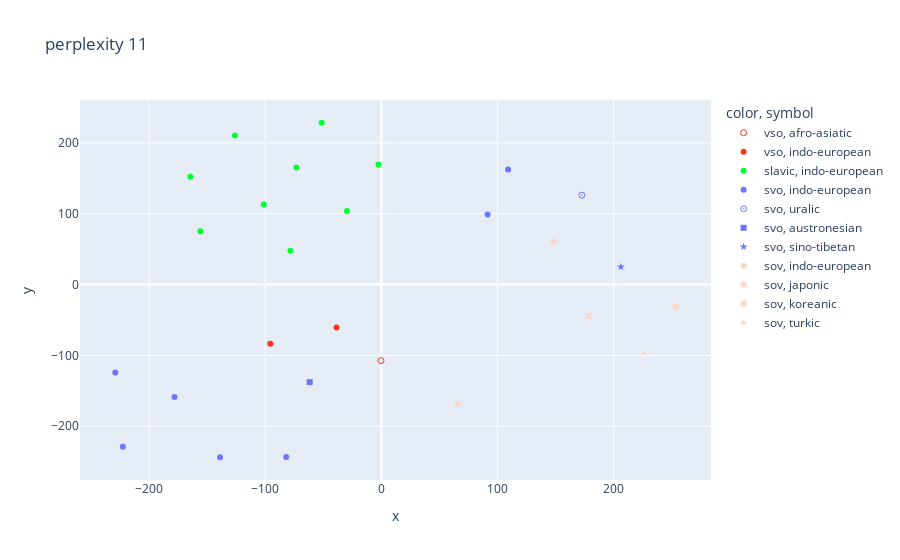

The notebook cell saved with this chart:
### Code cell
for p in range(11, 12):    
    X_embedded = TSNE(perplexity=p, metric='cosine', random_state=42).fit_transform(X)
    fig = px.scatter(x=X_embedded[:,0], y=X_embedded[:,1], color=[lang_types_dict[l] for l in langs], symbol=[families_dict[l] for l in langs], title=f"perplexity {p}", color_discrete_sequence=px.colors.qualitative.Light24, hover_data=[langs],
                                          symbol_sequence= ['circle-open', 'circle', 'circle-open-dot', 'square', 'diamond', 'x', 'triangle-up', 'star', 'cross-thin'])
    fig.show()

### Figure 1 — Plotly figure (JSON) as saved in the notebook; plotly's stock layout.template omitted (floating-point values rounded to 4 significant figures)
{"data": [{"customdata": [["ar"]], "hovertemplate": "color=vso<br>symbol=afro-asiatic<br>x=%{x}<br>y=%{y}<br>hover_data_0=%{customdata[0]}<extra></extra>", "legendgroup": "vso, afro-asiatic", "marker": {"color": "#FD3216", "symbol": "circle-open"}, "mode": "markers", "name": "vso, afro-asiatic", "orientation": "v", "showlegend": true, "type": "scatter", "x": [-0.3484], "xaxis": "x", "y": [-107.5], "yaxis": "y"}, {"customdata": [["cy"], ["ga"]], "hovertemplate": "color=vso<br>symbol=indo-european<br>x=%{x}<br>y=%{y}<br>hover_data_0=%{customdata[0]}<extra></extra>", "legendgroup": "vso, indo-european", "marker": {"color": "#FD3216", "symbol": "circle"}, "mode": "markers", "name": "vso, indo-european", "orientation": "v", "showlegend": true, "type": "scatter", "x": [-95.63, -38.6], "xaxis": "x", "y": [-83.69, -60.45], "yaxis": "y"}, {"customdata": [["be"], ["bg"], ["cs"], ["hr"], ["pl"], ["ru"], ["slk"], ["slv"], ["uk"]], "hovertemplate": "color=slavic<br>symbol=indo-european<br>x=%{x}<br>y=%{y}<br>hover_data_0=%{customdata[0]}<extra></extra>", "legendgroup": "slavic, indo-european", "marker": {"color": "#00FE35", "symbol": "circle"}, "mode": "markers", "name": "slavic, indo-european", "orientation": "v", "showlegend": true, "type": "scatter", "x": [-155.8, -78.36, -29.68, -101.2, -126.1, -73.19, -2.514, -164.5, -51.42], "xaxis": "x", "y": [75.08, 47.67, 103.8, 112.8, 210.4, 165.1, 169.5, 152.3, 228.4], "yaxis": "y"}, {"customdata": [["de"], ["en"], ["es"], ["fr"], ["lt"], ["lv"], ["nl"]], "hovertemplate": "color=svo<br>symbol=indo-european<br>x=%{x}<br>y=%{y}<br>hover_data_0=%{customdata[0]}<extra></extra>", "legendgroup": "svo, indo-european", "marker": {"color": "#6A76FC", "symbol": "circle"}, "mode": "markers", "name": "svo, indo-european", "orientation": "v", "showlegend": true, "type": "scatter", "x": [-81.95, -222.6, -178.2, -229.1, 91.43, 109.1, -138.9], "xaxis": "x", "y": [-243.4, -228.8, -158.7, -124.3, 98.92, 162.4, -243.7], "yaxis": "y"}, {"customdata": [["fi"]], "hovertemplate": "color=svo<br>symbol=uralic<br>x=%{x}<br>y=%{y}<br>hover_data_0=%{customdata[0]}<extra></extra>", "legendgroup": "svo, uralic", "marker": {"color": "#6A76FC", "symbol": "circle-open-dot"}, "mode": "markers", "name": "svo, uralic", "orientation": "v", "showlegend": true, "type": "scatter", "x": [172.6], "xaxis": "x", "y": [126.2], "yaxis": "y"}, {"customdata": [["id"]], "hovertemplate": "color=svo<br>symbol=austronesian<br>x=%{x}<br>y=%{y}<br>hover_data_0=%{customdata[0]}<extra></extra>", "legendgroup": "svo, austronesian", "marker": {"color": "#6A76FC", "symbol": "square"}, "mode": "markers", "name": "svo, austronesian", "orientation": "v", "showlegend": true, "type": "scatter", "x": [-61.72], "xaxis": "x", "y": [-137.7], "yaxis": "y"}, {"customdata": [["zh"]], "hovertemplate": "color=svo<br>symbol=sino-tibetan<br>x=%{x}<br>y=%{y}<br>hover_data_0=%{customdata[0]}<extra></extra>", "legendgroup": "svo, sino-tibetan", "marker": {"color": "#6A76FC", "symbol": "star"}, "mode": "markers", "name": "svo, sino-tibetan", "orientation": "v", "showlegend": true, "type": "scatter", "x": [206.2], "xaxis": "x", "y": [24.94], "yaxis": "y"}, {"customdata": [["fa"], ["hy"]], "hovertemplate": "color=sov<br>symbol=indo-european<br>x=%{x}<br>y=%{y}<br>hover_data_0=%{customdata[0]}<extra></extra>", "legendgroup": "sov, indo-european", "marker": {"color": "#FED4C4", "symbol": "circle"}, "mode": "markers", "name": "sov, indo-european", "orientation": "v", "showlegend": true, "type": "scatter", "x": [65.75, 148.2], "xaxis": "x", "y": [-168.3, 60.65], "yaxis": "y"}, {"customdata": [["ja"]], "hovertemplate": "color=sov<br>symbol=japonic<br>x=%{x}<br>y=%{y}<br>hover_data_0=%{customdata[0]}<extra></extra>", "legendgroup": "sov, japonic", "marker": {"color": "#FED4C4", "symbol": "diamond"}, "mode": "markers", "name": "sov, japonic", "orientation": "v", "showlegend": true, "type": "scatter", "x": [253.4], "xaxis": "x", "y": [-30.69], "yaxis": "y"}, {"customdata": [["ko"]], "hovertemplate": "color=sov<br>symbol=koreanic<br>x=%{x}<br>y=%{y}<br>hover_data_0=%{customdata[0]}<extra></extra>", "legendgroup": "sov, koreanic", "marker": {"color": "#FED4C4", "symbol": "x"}, "mode": "markers", "name": "sov, koreanic", "orientation": "v", "showlegend": true, "type": "scatter", "x": [178.5], "xaxis": "x", "y": [-44.33], "yaxis": "y"}, {"customdata": [["tr"]], "hovertemplate": "color=sov<br>symbol=turkic<br>x=%{x}<br>y=%{y}<br>hover_data_0=%{customdata[0]}<extra></extra>", "legendgroup": "sov, turkic", "marker": {"color": "#FED4C4", "symbol": "triangle-up"}, "mode": "markers", "name": "sov, turkic", "orientation": "v", "showlegend": true, "type": "scatter", "x": [226.3], "xaxis": "x", "y": [-97.11], "yaxis": "y"}], "layout": {"legend": {"title": {"text": "color, symbol"}, "tracegroupgap": 0}, "title": {"text": "perplexity 11"}, "xaxis": {"anchor": "y", "domain": [0, 1], "title": {"text": "x"}}, "yaxis": {"anchor": "x", "domain": [0, 1], "title": {"text": "y"}}}}
